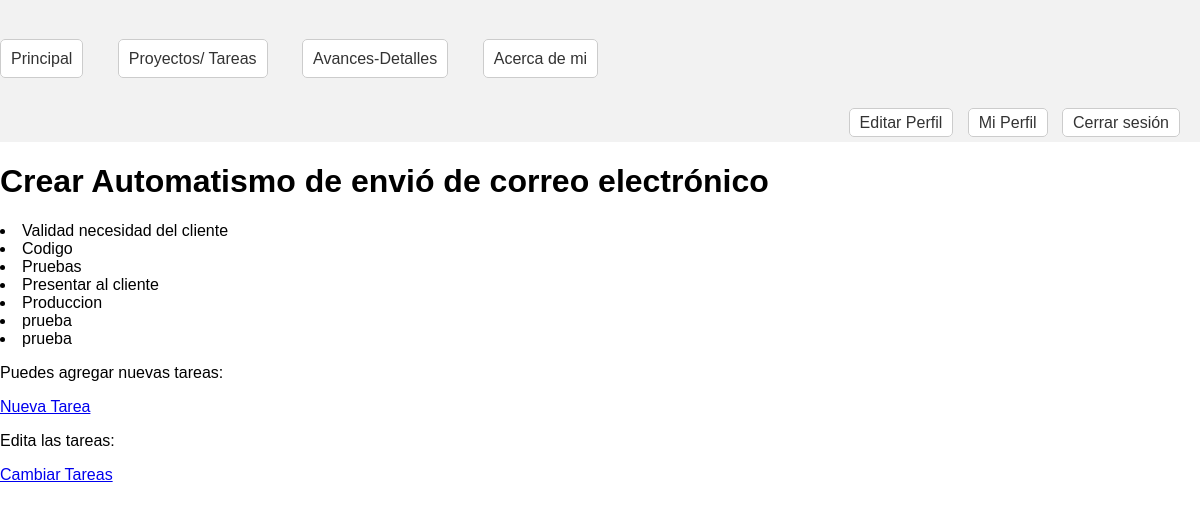
Page /detalle/4 (signed in) on the earlier database version.
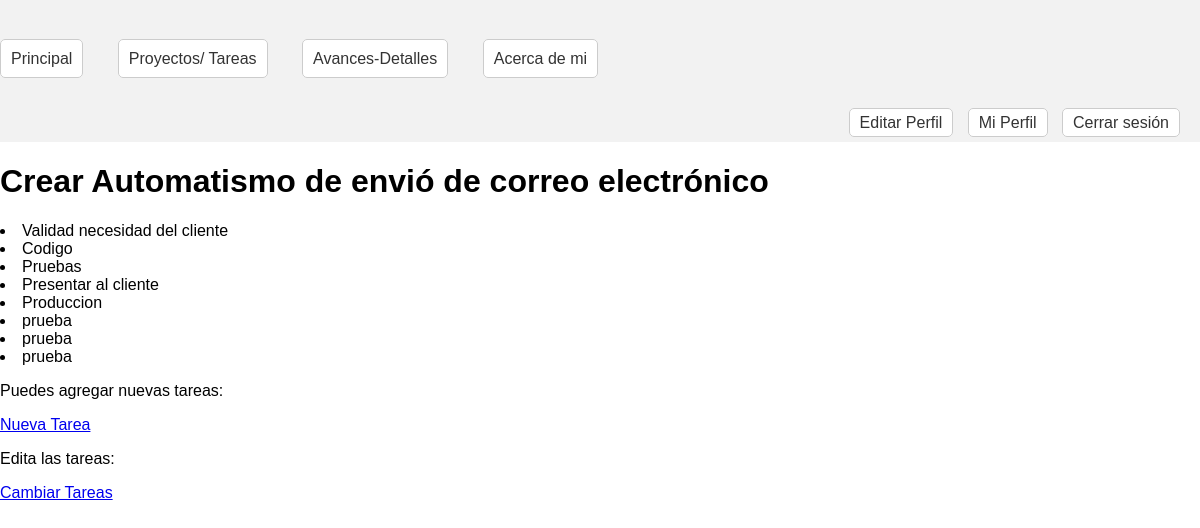
Same page on the later database version.
### app1/models.py (models this page shows)
class Tareas(models.Model):
    titulo=models.CharField(max_length=100)
    descripcion=models.TextField()
    asociado=models.ForeignKey(Proyectos,on_delete=models.CASCADE)
    estado= models.BooleanField(default=False)
    def __str__(self) -> str:
        return self.titulo

### app1/views.py (the view)
# urls.py: path('detalle/<int:id>',detalle_proyecto,name='proyecto_tarea'),
@login_required
def detalle_proyecto(requets,id):
    p=Proyectos.objects.get(id=id)
    print(p)
    a=tarea=Tareas.objects.filter(asociado=id)
    print(a)
    return render (requets,'detalle.html',{'proyecto':p,'listado':a})

### app1/models.py (called while the page is built)
    def __str__(self) -> str:
        return self.nombre

### app1/templates/detalle.html
{% extends 'herencia.html' %}
{% block dinamico %}
<h1>{{proyecto}}</h1>
{% for i in listado %}
<table>
    <li>{{i}}</li>
</table>
{% endfor %}
<p>Puedes agregar nuevas tareas:</p>
<a href="/tareanueva/">Nueva Tarea</a>
<p>Edita las tareas:</p>
<a href="/cambiotareas.html/">Cambiar Tareas</a>
{% endblock %}

Differences in the rows shown:
added Tareas: titulo "prueba"
